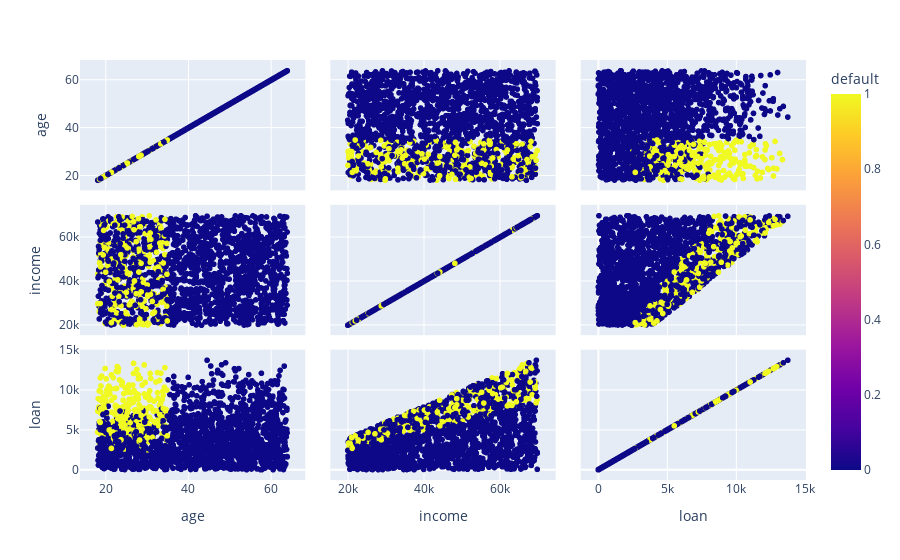

The notebook cell this image was saved under:
### Code cell
grafico = px.scatter_matrix(base_credit, dimensions=['age','income','loan'], color = 'default')
grafico.show()

### Figure 1 — Plotly figure (JSON) as saved in the notebook; plotly's stock layout.template omitted (floating-point values rounded to 4 significant figures; data arrays with more than 128 entries replaced by an {"elided": "..."} marker saying what was removed)
{"data": [{"dimensions": [{"axis": {"matches": true}, "label": "age", "values": {"elided": "2000 float values"}}, {"axis": {"matches": true}, "label": "income", "values": {"elided": "2000 float values"}}, {"axis": {"matches": true}, "label": "loan", "values": {"elided": "2000 float values"}}], "hovertemplate": "%{xaxis.title.text}=%{x}<br>%{yaxis.title.text}=%{y}<br>default=%{marker.color}<extra></extra>", "legendgroup": "", "marker": {"color": {"elided": "2000 int values"}, "coloraxis": "coloraxis", "symbol": "circle"}, "name": "", "showlegend": false, "type": "splom"}], "layout": {"coloraxis": {"colorbar": {"title": {"text": "default"}}, "colorscale": [[0, "#0d0887"], [0.1111, "#46039f"], [0.2222, "#7201a8"], [0.3333, "#9c179e"], [0.4444, "#bd3786"], [0.5556, "#d8576b"], [0.6667, "#ed7953"], [0.7778, "#fb9f3a"], [0.8889, "#fdca26"], [1, "#f0f921"]]}, "dragmode": "select", "legend": {"tracegroupgap": 0}, "margin": {"t": 60}}}
